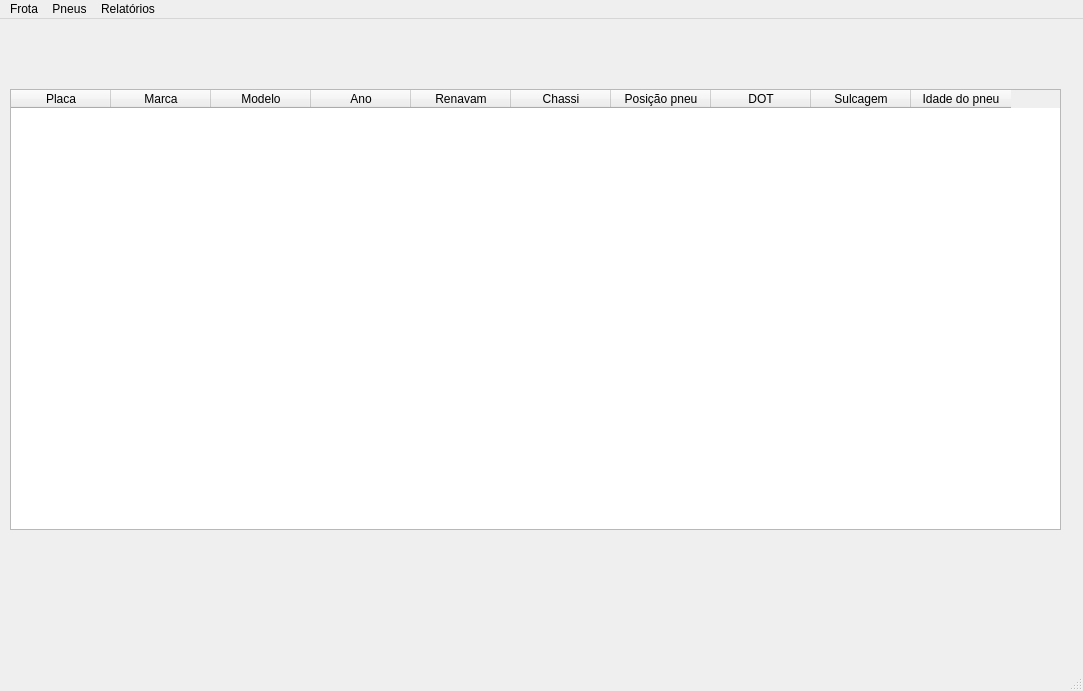
<?xml version="1.0" encoding="UTF-8"?>
<ui version="4.0">
 <class>MainWindow</class>
 <widget class="QMainWindow" name="MainWindow">
  <property name="geometry">
   <rect>
    <x>0</x>
    <y>0</y>
    <width>1083</width>
    <height>691</height>
   </rect>
  </property>
  <property name="windowTitle">
   <string>MainWindow</string>
  </property>
  <widget class="QWidget" name="centralwidget">
   <widget class="QTableWidget" name="tableWidget">
    <property name="geometry">
     <rect>
      <x>10</x>
      <y>70</y>
      <width>1051</width>
      <height>441</height>
     </rect>
    </property>
    <column>
     <property name="text">
      <string>Placa</string>
     </property>
    </column>
    <column>
     <property name="text">
      <string>Marca</string>
     </property>
    </column>
    <column>
     <property name="text">
      <string>Modelo</string>
     </property>
    </column>
    <column>
     <property name="text">
      <string>Ano</string>
     </property>
    </column>
    <column>
     <property name="text">
      <string>Renavam</string>
     </property>
    </column>
    <column>
     <property name="text">
      <string>Chassi</string>
     </property>
    </column>
    <column>
     <property name="text">
      <string>Posição pneu</string>
     </property>
    </column>
    <column>
     <property name="text">
      <string>DOT</string>
     </property>
    </column>
    <column>
     <property name="text">
      <string>Sulcagem</string>
     </property>
    </column>
    <column>
     <property name="text">
      <string>Idade do pneu</string>
     </property>
    </column>
   </widget>
  </widget>
  <widget class="QMenuBar" name="menubar">
   <property name="geometry">
    <rect>
     <x>0</x>
     <y>0</y>
     <width>1083</width>
     <height>26</height>
    </rect>
   </property>
   <widget class="QMenu" name="menuFrota">
    <property name="title">
     <string>Frota</string>
    </property>
    <addaction name="actionAdicionar_ve_culo"/>
    <addaction name="actionEditar_ve_culo"/>
    <addaction name="actionApagar_ve_culo"/>
   </widget>
   <widget class="QMenu" name="menuPneus">
    <property name="title">
     <string>Pneus</string>
    </property>
    <addaction name="actionAdicionar_pneus"/>
    <addaction name="actionEditar_pneus"/>
    <addaction name="actionRemover_pneus"/>
   </widget>
   <widget class="QMenu" name="menuRelat_rios">
    <property name="title">
     <string>Relatórios</string>
    </property>
    <addaction name="actionEstado_dos_pneus"/>
    <addaction name="actionEstado_da_frota"/>
   </widget>
   <addaction name="menuFrota"/>
   <addaction name="menuPneus"/>
   <addaction name="menuRelat_rios"/>
  </widget>
  <widget class="QStatusBar" name="statusbar"/>
  <action name="actionAdicionar_ve_culo">
   <property name="text">
    <string>Adicionar veículo</string>
   </property>
  </action>
  <action name="actionEditar_ve_culo">
   <property name="text">
    <string>Editar veículo</string>
   </property>
  </action>
  <action name="actionApagar_ve_culo">
   <property name="text">
    <string>Apagar veículo</string>
   </property>
  </action>
  <action name="actionAdicionar_pneus">
   <property name="text">
    <string>Adicionar pneus</string>
   </property>
  </action>
  <action name="actionEditar_pneus">
   <property name="text">
    <string>Editar pneus</string>
   </property>
  </action>
  <action name="actionRemover_pneus">
   <property name="text">
    <string>Remover pneus</string>
   </property>
  </action>
  <action name="actionEstado_dos_pneus">
   <property name="text">
    <string>Estado dos pneus</string>
   </property>
  </action>
  <action name="actionEstado_da_frota">
   <property name="text">
    <string>Estado da frota</string>
   </property>
  </action>
 </widget>
 <resources/>
 <connections/>
</ui>
